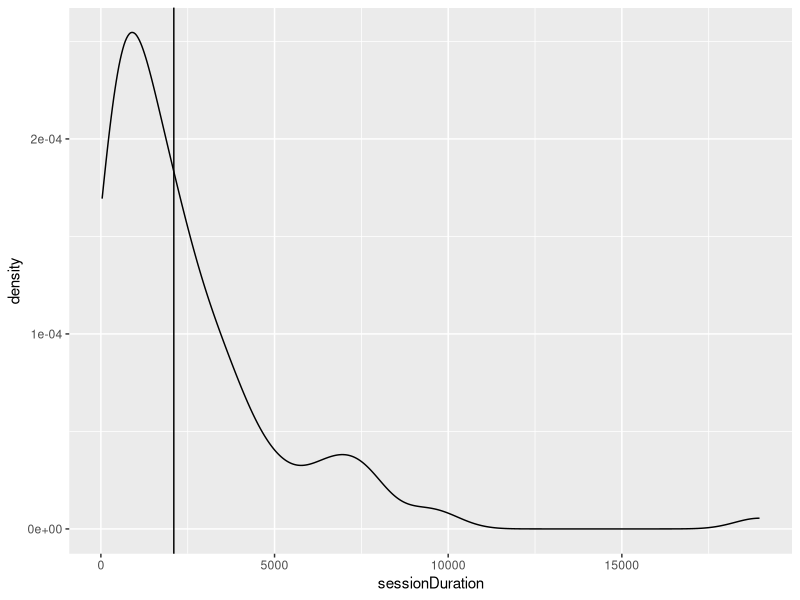
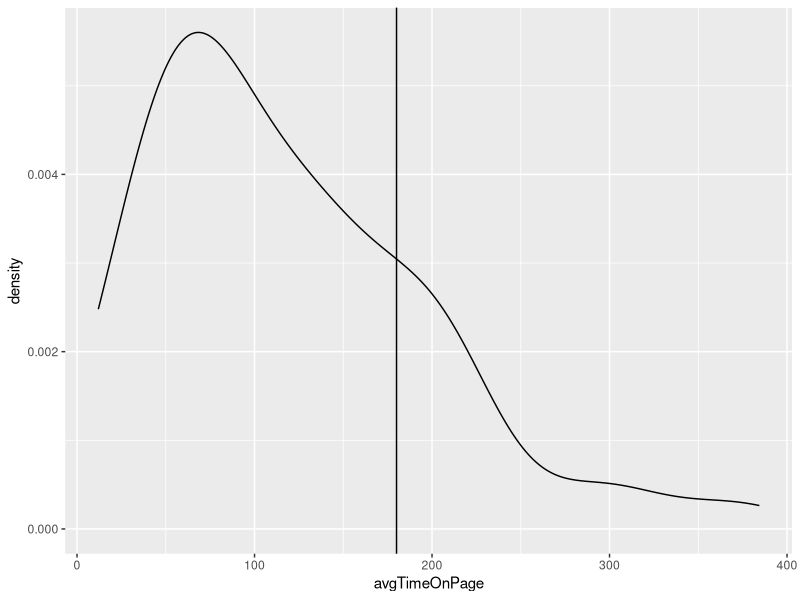
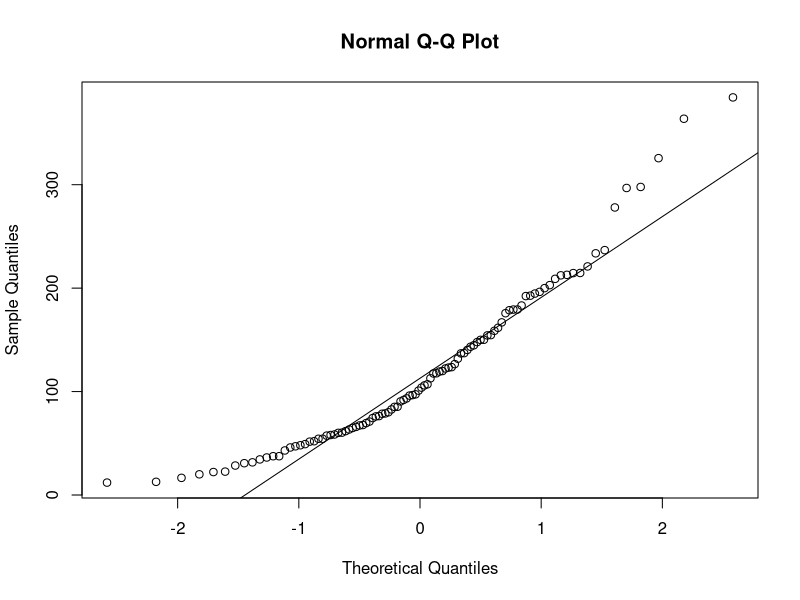
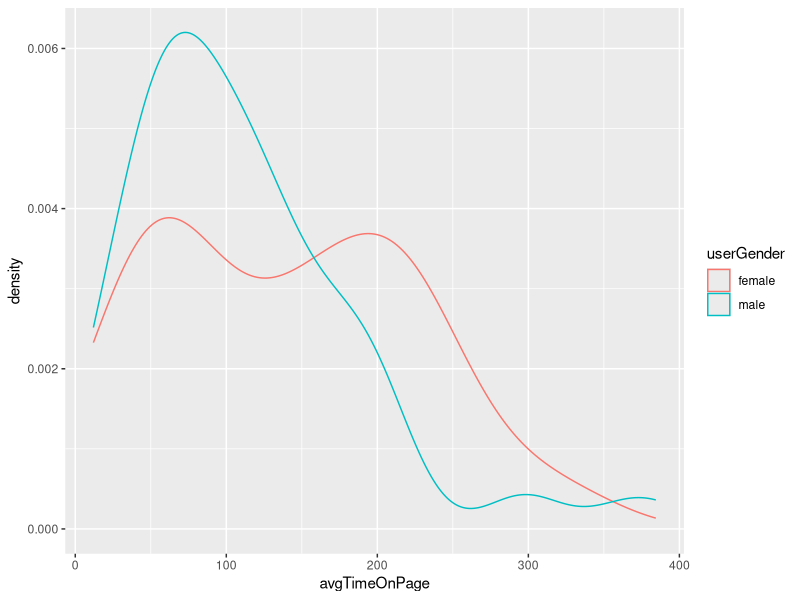
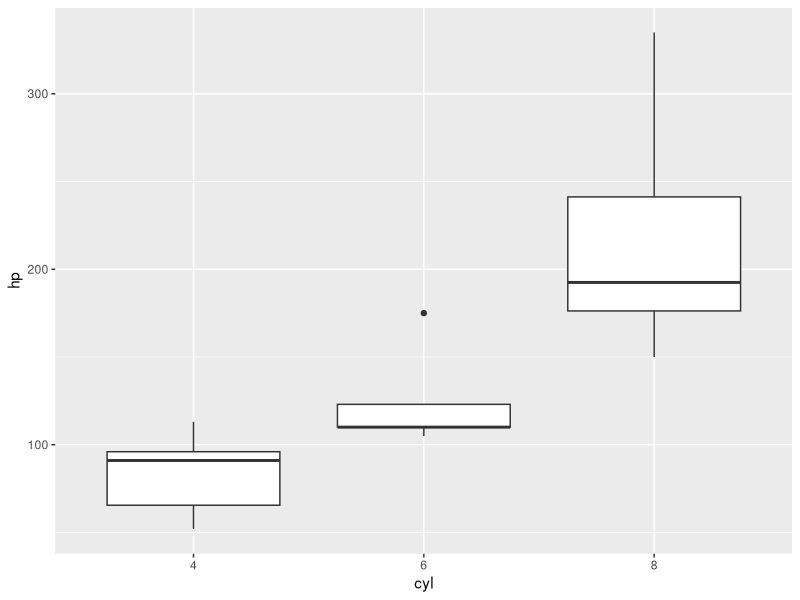
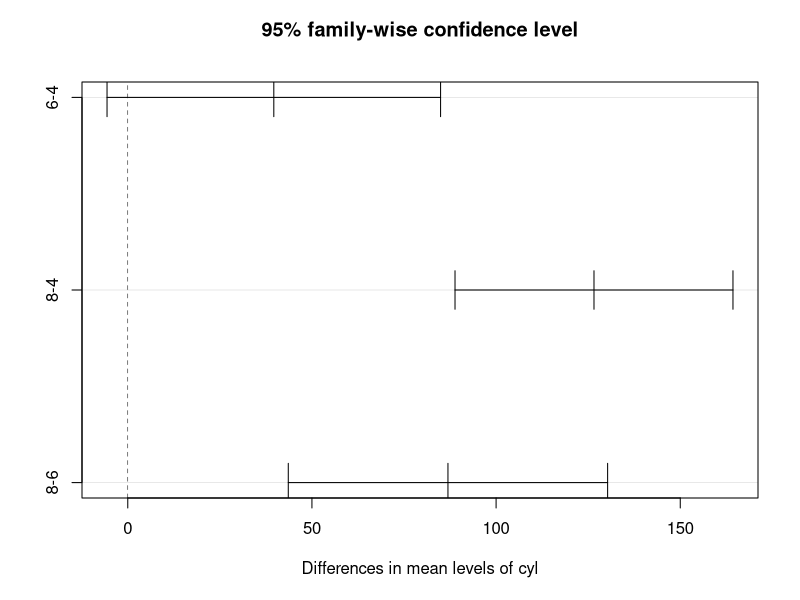

Recreate these plots in R, in order.
################################################################################
# Beispiel: Inferenz- Statistik                                                #
# 20./21. Februar 2018                                                         #
################################################################################

# 00: Leeren des Workspace -----------------------------------------------------
rm(list = ls(all.names = TRUE))

# 00a: Laden der Pakete --------------------------------------------------------
library(dplyr)
library(ggplot2)
library(tidyr)

# 01: Einlesen der Daten -------------------------------------------------------
dat <- read.csv("Data/Analytics.csv", stringsAsFactors = FALSE)

# 02: Einstichproben-Test (Lageparameter) --------------------------------------
# Zielgröße: `sessionDuration`
# Visualisierung der zu untersuchenden Größe
ggplot(dat,
       aes(x = sessionDuration)) +
  geom_density() + 
  geom_vline(xintercept = 2100) 
median(dat$sessionDuration)
mean(dat$sessionDuration)

# Q: Welche Hypothese (Forschungsebene) soll geprüft werden?
# A: Behauptung: Durchschnittliche `sessionDuration` > 2100s 

# Da nicht normal-verteilt nicht-parametrischer Vorzeichentest
# getesteter Lageparameter: Median

# H0: sessionDuration <= 2100s
# H1: sessionDuration > 2100s

# Ergebnis aus den Daten:
sum(dat$sessionDuration > 2100)  # Fälle mit `Erfolg`
nrow(dat)                        # ANzahl der UE

binom.test(x = sum(dat$sessionDuration > 2100),
           p = 0.5,
           n = nrow(dat),
           alternative = "greater")


# 03: Ein-Stichproben t-Test----------------------------------------------------
# Visualisierung der zu untersuchenden Größe
ggplot(dat,
       aes(x = avgTimeOnPage)) +
  geom_density() +
  geom_vline(xintercept = 180)

qqnorm(dat$avgTimeOnPage)
qqline(dat$avgTimeOnPage) 

# Q: durchschnittliche TimeOnPage ungleich 180s

# Zweiseitiger Test
# H0: mean(avgTimeOnpage) = 180s
# H1: mean(avgTimeOnpage) != 180s
t.test(dat$avgTimeOnPage, 
       mu = 180)

# Einseitiger Test
# H0: mean(avgTimeOnpage) >= 180s
# H1: mean(avgTimeOnpage) < 180s
t.test(dat$avgTimeOnPage, 
       mu = 180,
       alternative = "less")

# 04: Zwei-Stichproben-Tests ---------------------------------------------------

# Test der Lageparameter
# Visualisierung der zu untersuchenden Größe
ggplot(dat,
       aes(x = avgTimeOnPage, col = userGender)) +
  geom_density() 

dat %>% 
  group_by(userGender) %>% 
  summarise(mittelwert = mean(avgTimeOnPage),
            varianz = sd(avgTimeOnPage))

# Test auf Varianzgleichheit: levene-Test
library(car) # Enthält Funktion für Levene-Test
# Das Laden des Paketes gehört eigentlich in Abschnitt `00a`

leveneTest(dat$avgTimeOnPage, dat$userGender)
# Varianzengleichheit kann nicht verworfen werden

# H0: Gleichheit der durchschnittl. Aufenthaltsdauern
# H1: UNtershciede
t.test(avgTimeOnPage ~ userGender, data = dat, var.equal = TRUE)


# Falls Welch-Test bei ungeichen Varianzen
t.test(avgTimeOnPage ~ userGender, data = dat)

# Test auf Normalverteilung
shapiro.test(dat$avgTimeOnPage) 

# Gruppenweiser Test auf Normalverteilung 
dat %>% 
  group_by(userGender) %>% 
  summarise(pWertShapiro = shapiro.test(avgTimeOnPage)$p.value)

# Ergebnis keine Normalverteilung (auch nicht in Untergruppen)
# => Wilcoxon/Mann-Whitney-U
wilcox.test(avgTimeOnPage ~ userGender, data = dat)

# Aufräumen des Workspace
rm(list = ls(all.names = TRUE))
  
# Gepaarte STichprobe:
dat <- read.table("Data/orderVal.txt",
                  header = TRUE, sep = ";")
str(dat)
head(dat)

dat <- dat %>% 
  select(-clicks) %>% 
  mutate(jId = factor(jId, levels = 1:2, labels =c("Kauf1", "Kauf2"))) %>% 
  spread(jId, orderValue) %>% 
  mutate(delta = Kauf1 - Kauf2)

t.test(dat$delta)
t.test(dat$Kauf1, dat$Kauf2, paired = TRUE)

# ausgespart: Überprüfung der Normalverteilungsannahme
# falls nicht normal-verteilt: Wilcoxon 
# Umsetzung ganz analog


# 05: ANOVA --------------------------------------------------------------------
# Beispieldatensatz
data(mtcars)
str(mtcars)

table(mtcars$cyl)

ggplot(mtcars %>% 
         mutate(cyl = factor(cyl)),
       aes(x = cyl, y = hp)) +
  geom_boxplot()

mtcars %>% str
mtcars$cyl <- factor(mtcars$cyl)

anova <- aov(hp ~ cyl, data = mtcars)
anova
summary(anova)

TukeyHSD(anova)
plot(TukeyHSD(anova))

# Falls normalverteilte Untergruppen nicht gegeben sind:
kruskal.test(hp ~ cyl, data = mtcars)

# Paarweise Vergleiche analog zu `TukeyHSD` sind mittels der Funktion
pairwise.wilcox.test(mtcars$hp, mtcars$cyl, data = mtcars, bonferroni = "bonferroni")
# möglich. Die Hilfe listet die Möglichkeiten zur Korrektur der alpha-Fehler-
# Inflation auf.




